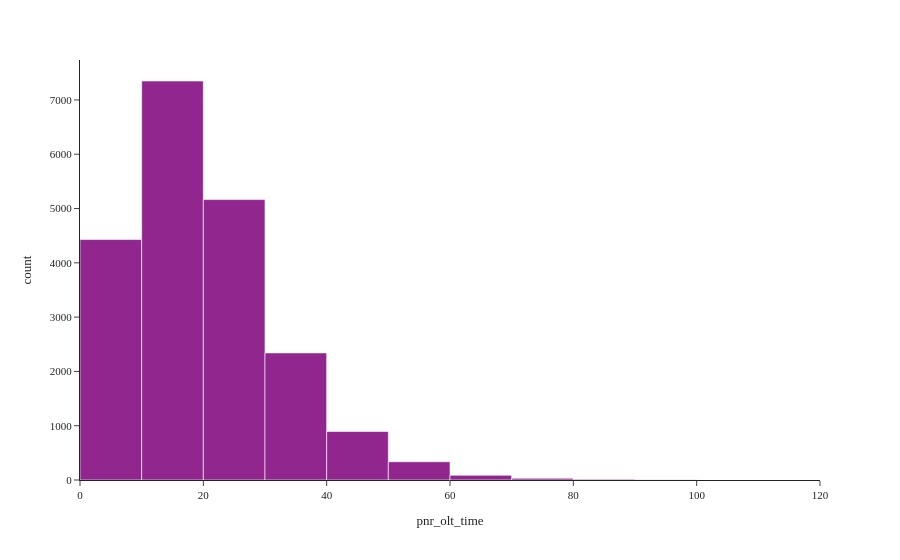

The cell this chart's notebook holds for it:
### Code cell
fig = px.histogram(model_pnr, x="pnr_olt_time", nbins=20)
fig.show()

### Figure 1 — Plotly figure (JSON) as saved in the notebook; plotly's stock layout.template omitted (floating-point values rounded to 4 significant figures; data arrays with more than 128 entries replaced by an {"elided": "..."} marker saying what was removed)
{"data": [{"bingroup": "x", "hovertemplate": "pnr_olt_time=%{x}<br>count=%{y}<extra></extra>", "legendgroup": "", "marker": {"color": "#91268F", "pattern": {"shape": ""}}, "name": "", "nbinsx": 20, "orientation": "v", "showlegend": false, "type": "histogram", "x": {"elided": "20654 float values"}, "xaxis": "x", "yaxis": "y"}], "layout": {"barmode": "relative", "legend": {"tracegroupgap": 0}, "margin": {"t": 60}, "xaxis": {"anchor": "y", "domain": [0.0, 1.0], "title": {"text": "pnr_olt_time"}}, "yaxis": {"anchor": "x", "domain": [0.0, 1.0], "title": {"text": "count"}}}}
